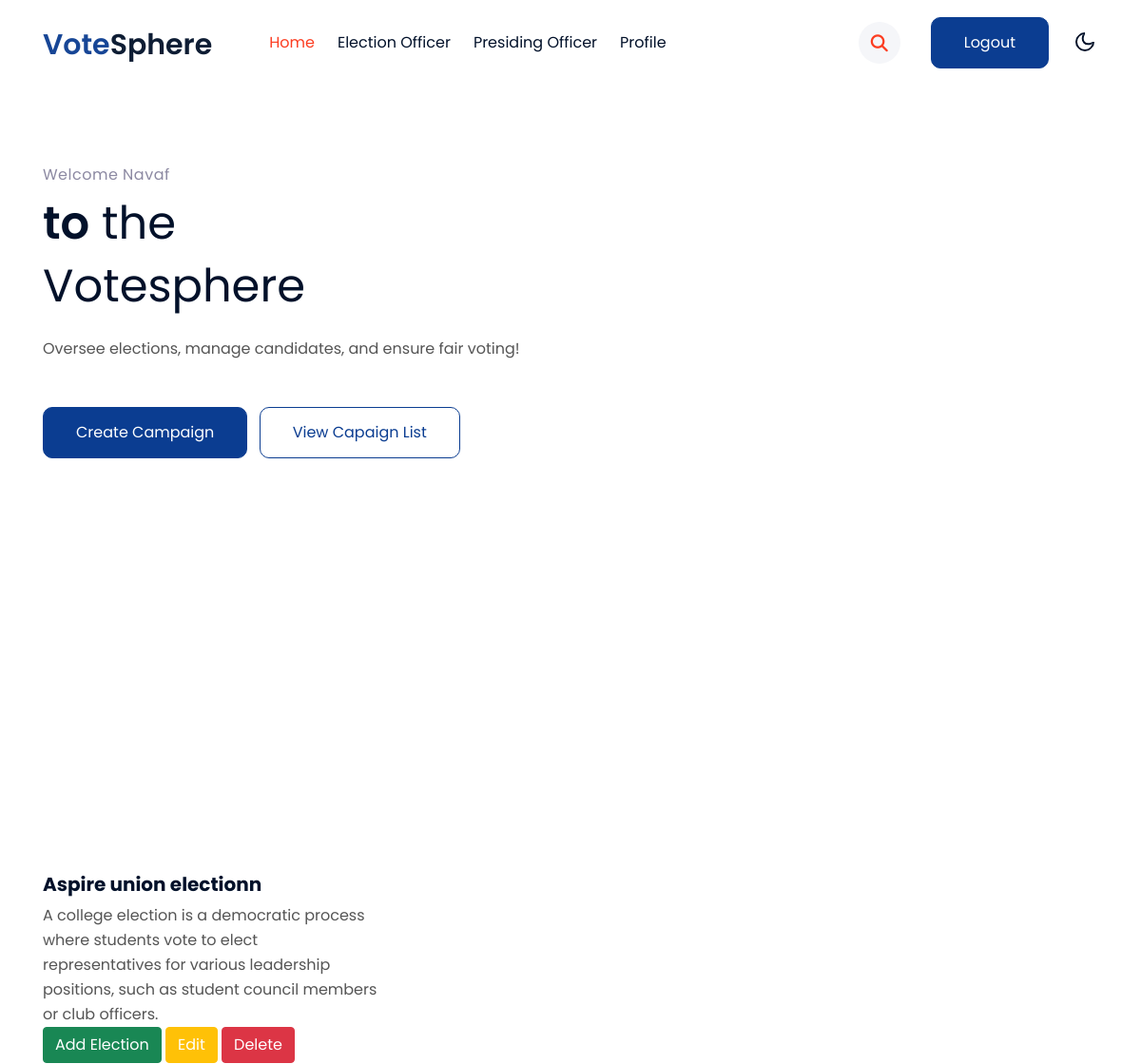
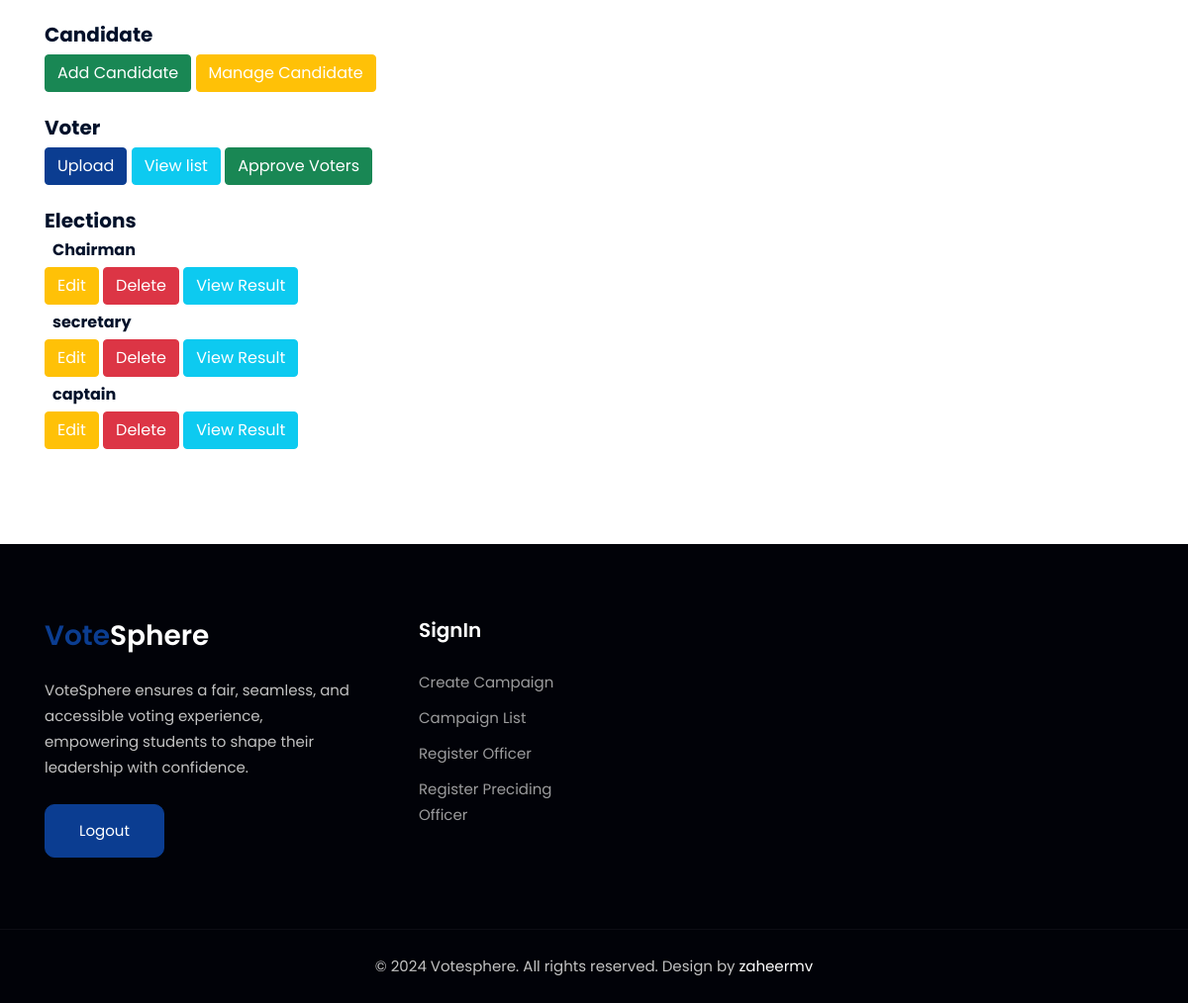
The page /manager/1/dashboard/ on the database its author committed (2 pictures, top to bottom).
### vote/models.py (models this page shows, shortened)
class ElectionManager(models.Model):
    id_number = models.CharField(max_length=20, unique=True)
    profile_picture = models.ImageField(upload_to="profiles/", null=True, blank=True)
    fullname = models.CharField(max_length=255)
    username = models.CharField(max_length=100, unique=True)
    phone_number = models.CharField(max_length=10, unique=True)
    email = models.EmailField(unique=True)
    address = models.TextField()
    password = models.CharField(max_length=255)

class ElectionCampaign(models.Model):
    manager = models.ForeignKey(ElectionManager, on_delete=models.CASCADE)  # ✅ Link to manager
    name = models.CharField(max_length=200)
    description = models.TextField()
    start_time = models.DateTimeField()
    end_time = models.DateTimeField()
    image = models.ImageField(upload_to="campaigns/", null=True, blank=True)

class Election(models.Model):
    campaign = models.ForeignKey(ElectionCampaign, on_delete=models.CASCADE)
    name = models.CharField(max_length=255)  # ✅ Only Election Name now

### vote/views.py (the view)
# urls.py: path("manager/<int:manager_id>/dashboard/", views.manager_dashboard, name="manager_dashboard"),
def manager_dashboard(request, manager_id):
    manager = get_object_or_404(ElectionManager, id=manager_id)
    campaigns = ElectionCampaign.objects.filter(manager=manager)
    return render(request, "manager_dashboard.html", {"manager": manager, "campaigns": campaigns})

### vote/templates/manager_dashboard.html (shortened to what this page needs)
{% load static %}
<!doctype html>
<html lang="en">
<head>
    <link rel="stylesheet" href="https://cdnjs.cloudflare.com/ajax/libs/font-awesome/6.3.0/css/all.min.css">
    <link rel="stylesheet" href="{% static 'css/style-starter.css' %}">
</head>
<body>
    <header id="site-header" class="fixed-top">
        <div class="container">
            <nav class="navbar navbar-expand-lg navbar-light stroke py-lg-0">
                <h1><a class="navbar-brand pe-xl-5 pe-lg-4" href="#">
                        <span class="sublog">vote</span>Sphere
                    </a></h1>
                <div class="collapse navbar-collapse" id="navbarScroll">
                    <ul class="navbar-nav me-lg-auto my-2 my-lg-0 navbar-nav-scroll">
                        <li class="nav-item">
                            <a class="nav-link active" aria-current="page" href="/manager/{{ manager.id }}/dashboard/">Home</a>
                        </li>
                        <li class="nav-item">
                            <a class="nav-link" href="{% url 'register_election_officer' %}">Election Officer</a>
                        </li>
						<li class="nav-item">
                            <a class="nav-link" href="{% url 'register_presiding_officer' manager.id %}">Presiding Officer</a>
                        </li>
						<li class="nav-item">
                            <a class="nav-link" href="{% url 'manager_profile' manager.id %}">Profile</a>
                        </li>
                    </ul>
                    <ul class="navbar-nav search-right mt-lg-0 mt-2">
                        <li class="nav-item" title="Search"><a href="#search" class="search-search">
                                <span class="fas fa-search" aria-hidden="true"></span></a></li>
                        <li class="nav-item me-lg-3"><a href="{% url 'logout' %}" class="phone-btn btn btn-primary btn-style d-none d-lg-block btn-style ms-2">Logout</a></li>
                    </ul>
                </div>
                <div class="mobile-position">
                    <nav class="navigation">
                        <div class="theme-switch-wrapper">
                            <label class="theme-switch" for="checkbox">
                                <div class="mode-container">
                                    <i class="gg-moon"></i>
                                </div>
                            </label>
                        </div>
                    </nav>
                </div>
            </nav>
        </div>
    </header>
    <section class="w3l-main-content" id="about">
        <div class="container">
            <div class="row align-items-center w3l-slider-grids">
                <div class="col-lg-6 w3l-slider-left-info pe-lg-5">
                    <h6 class="title-subhny mb-2">Welcome {{ manager.fullname }}</h6>
                    <h3 class="mb-2 title"> <span>to</span> the </h3>
                    <h3 class="mb-4 title">Votesphere</h3>
                    <p class="w3banr-p">Oversee elections, manage candidates, and ensure fair voting!</p>
                    <div class="w3l-buttons mt-sm-5 mt-4">
                        <a class="btn btn-primary btn-style me-2" href={% url 'create_campaign' manager.id %}>Create Campaign</a>
                        <a class="btn btn-outline-primary btn-style " href="#campaign">View Capaign list</a>
                    </div>
                </div>
                <div class="col-lg-6 w3l-slider-right-info mt-lg-0 mt-5 ps-lg-5 align-items-center">
                    <div class="w3l-main-slider banner-slider">
                                <div class="slider-info">
                                    <div class=" banner-top1">
                                    </div>
                                </div>
                    </div>
                </div>
            </div>
        </div>
    </section>
    <section class="w3l-img-grids" id="campaign">
        <div class="blog py-5" id="classes">
            <div class="container py-lg-5">
                <div class="row align-items-center">
                    {% if campaigns %}
                    {% for campaign in campaigns %}
                    <div class="col-lg-4 col-md-6 item mt-lg-0 mt-5">
                        <div class="w3img-grids-info">
                            <div class="w3img-grids-info-gd position-relative">
                                <a href="#">
                                    <div class="page">
                                        <div class="photobox photobox_triangular photobox_scale-rotated">
                                            <div class="photobox__previewbox media-placeholder">
                                            </div>
                                        </div>
                                    </div>
                                </a>
                                <div class="w3img-grids-info-gd-content mt-4">
                                    <a href="#" class="titile-img d-block">
                                        <h5 class="mb-2">
                                            {{ campaign.name }}</h5>
                                    </a>
                                    <p class="">{{ campaign.description }}</p>
                                    <button type="button" class="btn btn-success"><a class="text-decoration-none text-white" href="/campaigns/{{ campaign.id }}/elections/create/">Add Election</a></button>
                                    <button type="button" class="btn btn-warning"><a class="text-decoration-none text-white" href="/campaigns/edit/{{ campaign.id }}/">Edit</a></button>
                                    <button type="button" class="btn btn-danger"><a class="text-decoration-none text-white" href="/campaigns/delete/{{ campaign.id }}/" onclick="return confirm('Are you sure?');">Delete</a></button><br><br>
                                    <h5 class="mb-2">Candidate</h5>
                                    <button type="button" class="btn btn-success"><a class="text-decoration-none text-white" href={% url 'add_candidate' campaign.id %}>Add Candidate</a></button>
                                    <button type="button" class="btn btn-warning"><a class="text-decoration-none text-white" href={% url 'manage_candidates' campaign.id %}>Manage Candidate</a></button><br><br>
                                    <h5 class="mb-2">Voter</h5>
                                    <button type="button" class="btn btn-primary"><a class="text-decoration-none text-white" href="/campaigns/{{ campaign.id }}/voters/upload/">Upload</a></button>
                                    <button type="button" class="btn btn-info"><a class="text-decoration-none text-white" href="/campaigns/{{ campaign.id }}/voters/">View list</a></button>
                                    <button type="button" class="btn btn-success"><a class="text-decoration-none text-white" href="{% url 'approve_voters' campaign.id %}">Approve Voters</a></button>                                   <br><br>
                                    <h5 class="mb-2">Elections</h5>
                                    {% for election in campaign.election_set.all %}
                                    <h6 class=m-2>{{ election.name }}</h6>
                                    <button type="button" class="btn btn-warning"><a class="text-decoration-none text-white" href="/elections/edit/{{ election.id }}/">Edit</a></button>
                                    <button type="button" class="btn btn-danger"><a class="text-decoration-none text-white" href="/elections/delete/{{ election.id }}/" onclick="return confirm('Are you sure?');">Delete</a></button>
                                    <button type="button" class="btn btn-info"><a class="text-decoration-none text-white" href="{% url 'election_results' election.id %}" >View Result</a></button><br>
                                    {% empty %}
                                    <li>No elections added</li>
                                    {% endfor %}
                                </div>
                            </div>
                        </div>
                    </div>
                    {% endfor %}
                    {% else %}
                    <p>You have not created any campaigns yet.</p>
                    {% endif %}
                </div>
            </div>
        </div>
    </section>
    <section class="w3l-footer-29-main">
        <div class="footer-29 py-5">
            <div class="container py-lg-4">
                <div class="row footer-top-29">
                    <div class="col-lg-4 col-md-6 footer-list-29 footer-1 pe-lg-5">
                        <div class="footer-logo mb-4">
                            <h2><a class="navbar-brand" href={% url 'index' %}>
                                    <span class="sublog">Vote</span>Sphere
                                </a></h2>
                        </div>
                        <p>VoteSphere ensures a fair, seamless, and accessible voting experience, empowering students to shape their leadership with confidence.
                        </p>
                        <div class="w3l-two-buttons mt-4">
                            <a href="{% url 'logout' %}" class="btn btn-primary btn-style"> Logout </a>
                        </div>
                    </div>
                    <div class="col-lg-2 col-md-6  footer-list-29 footer-4 mt-lg-0 mt-5">
                        <h6 class="footer-title-29">SignIn</h6>
                        <ul>
                            <li><a href="{% url 'create_campaign' manager.id %}">Create Campaign</a></li>
                            <li><a href="{% url 'campaign_list' manager.id %}">Campaign List</a></li>
                            <li><a href="{% url 'register_election_officer' %}">Register Officer</a></li>
                            <li><a href="{% url 'register_presiding_officer' manager.id %}">Register Preciding Officer</a></li>
                      </ul>
                    </div>
                </div>
            </div>
        </div>
        <section class="w3l-copyright text-center">
            <div class="container">
                <p class="copy-footer-29">© 2024 Votesphere. All rights reserved. Design by <a href="">
                        zaheermv</a></p>
            </div>
        </section>
    </section>
</body>
</html>

### rows shown on the page
ElectionManager: fullname "Navaf"
ElectionCampaign: name "Aspire union electionn", description "A college election is a democratic process where students vote to elect representatives for various leadership positions, such as student council members or club officers."
Election: name "Chairman"
Election: name "secretary"
Election: name "captain"
